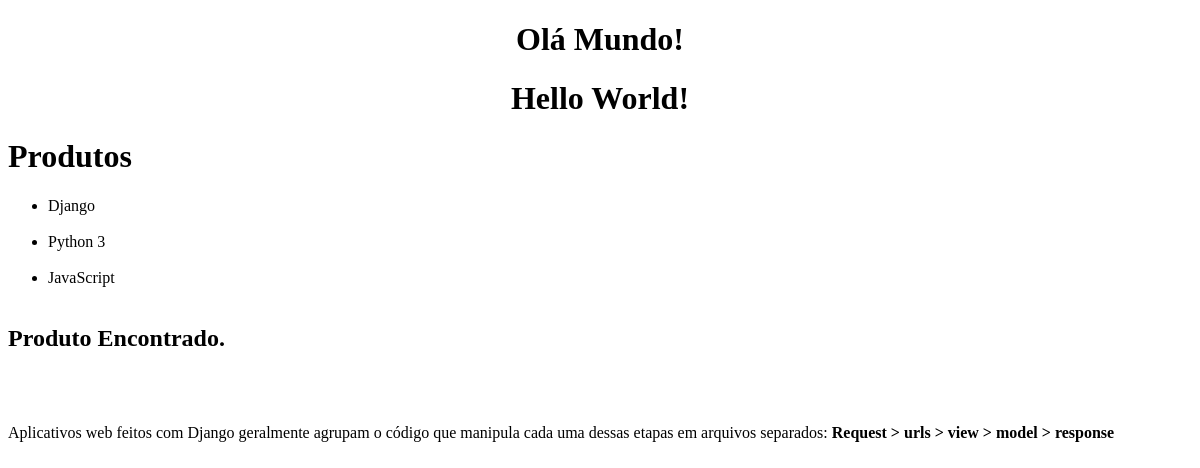
The app's page /, older data.
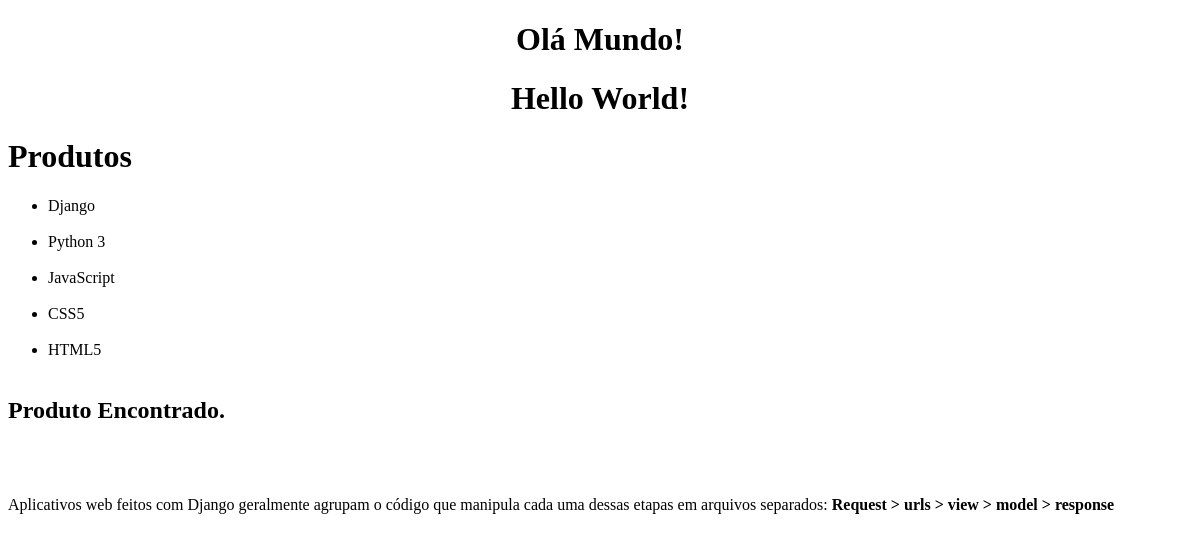
The same page, newer data.
### produtos/models.py (models this page shows, shortened)
class Produto(models.Model):
    nome = models.CharField(max_length=100)
    preco = models.DecimalField(max_digits=7, decimal_places=2)
    descricao = models.TextField()

### produtos/views.py (the view)
# urls.py: path('', home),
def home(request):
    nome = 'Django MOC'
    produtos = Produto.objects.all()
    return render(request, 'produtos.html', {'produtos': produtos})

### produtos/templates/produtos.html (shortened to what this page needs)
<!doctype html>
<html lang="pt-br">
<head>
</head>
<body>
    <h1 style="text-align: center;">Olá Mundo!</h1>
    <h1 style="text-align: center;">Hello World!</h1>
    <h1>Produtos</h1>
    <ul>
        {% for produto in produtos %}
            <li>{{ produto.nome }}</li>
            <br>
        {% endfor %}
    </ul>
    <h2><strong>Produto Encontrado.</strong></h2>
    <br>
    <br>
    <p>Aplicativos web feitos com Django geralmente
        agrupam o código que manipula cada uma dessas
        etapas em arquivos separados:<strong> Request > urls > view > model > response</strong></p>
</body>
</html>

Row changes from the older to the newer data that the page shows:
added Produto: nome "CSS5"
added Produto: nome "HTML5"
